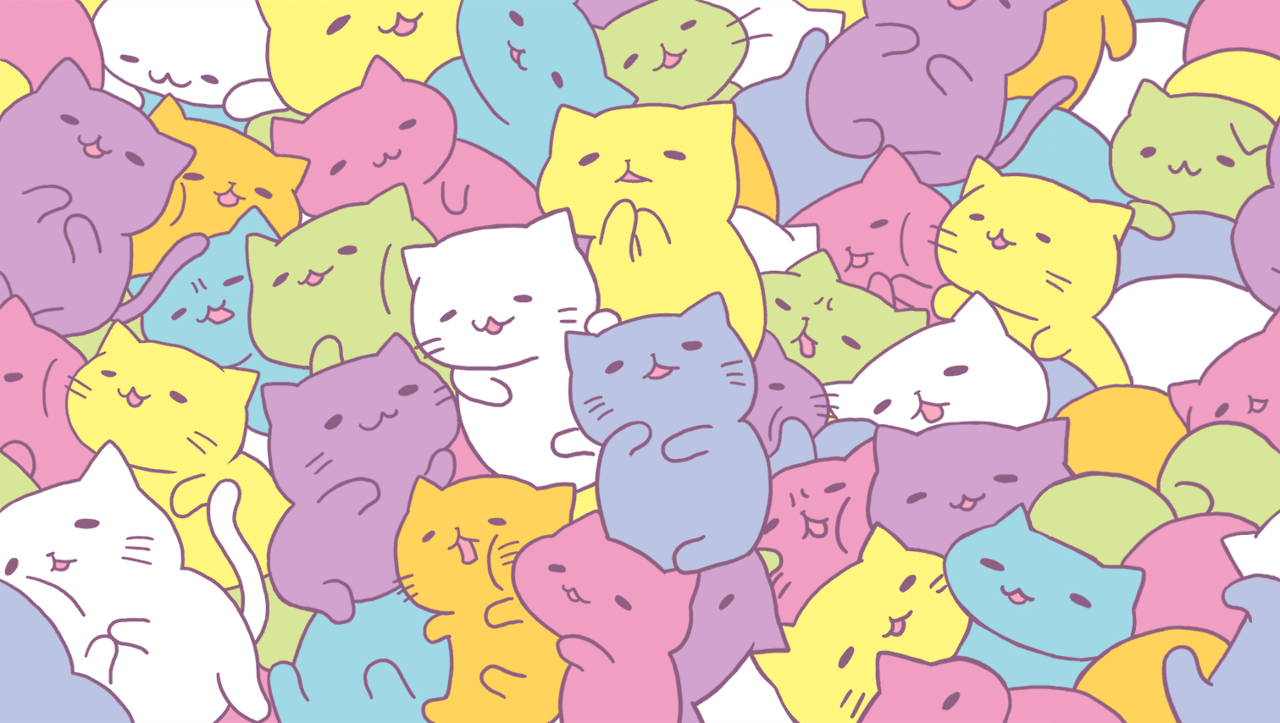
#> input picture basico/imagem.jpg, 1280 x 723 px
$ python separar_cores.py
#> lines starting #> are read from the running program, lines starting #| are printed output that depends on the picture
import cv2
#Imprime de só uma cor (nos locais de sua influência), no caso, o vermelho:
imagem = cv2.imread("imagem.jpg")
#> imagem is the input picture: shape (723, 1280, 3); mean B, G, R 184.9, 198.4, 218.6
for i in range(0, imagem.shape[0]):
    for j in range(0, imagem.shape[1]):
        imagem[i][j][0] = 0
        imagem[i][j][1] = 0
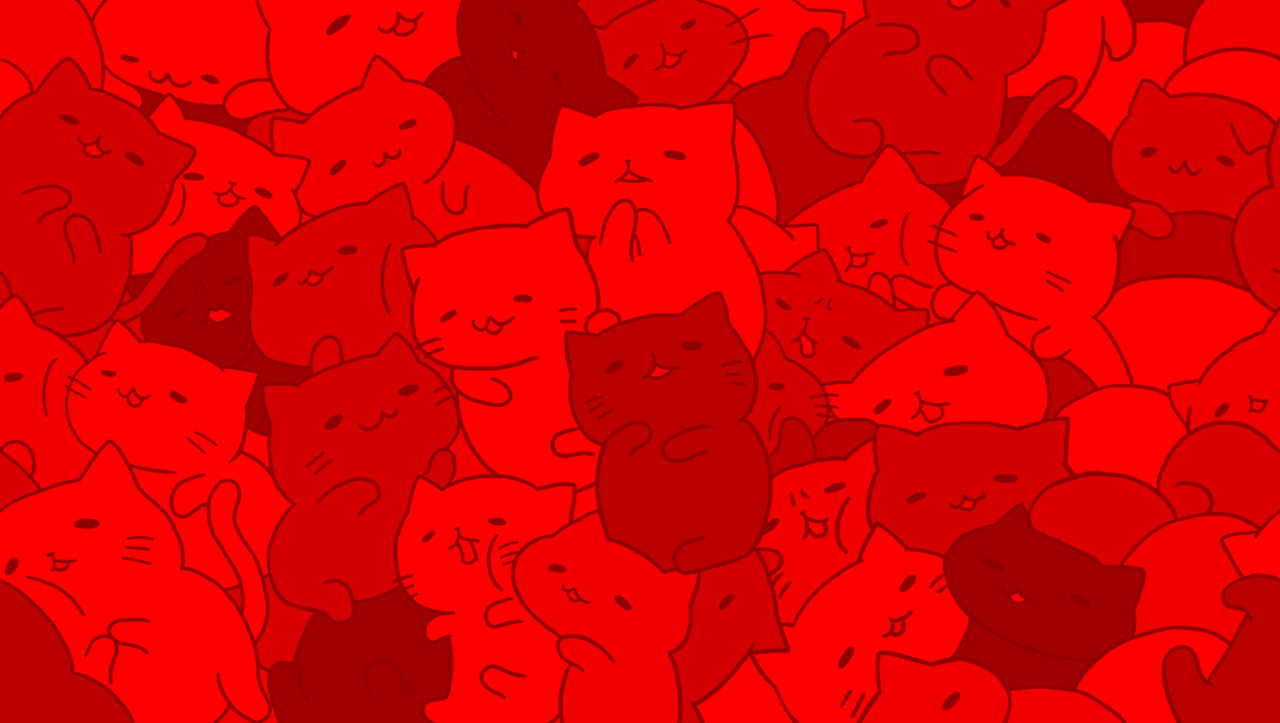
#> imagem: shape (723, 1280, 3); mean B, G, R 0, 0, 218.6
cv2.imshow("Imagem", imagem)
cv2.waitKey(0)

#Pode fazer com todos, o B, G e R
imagem = cv2.imread("imagem.jpg")
(B, G, R) = cv2.split(imagem)#Separa a imagem em suas cores ->matriz tridimensional vira uma matriz única sem misturar suas cores
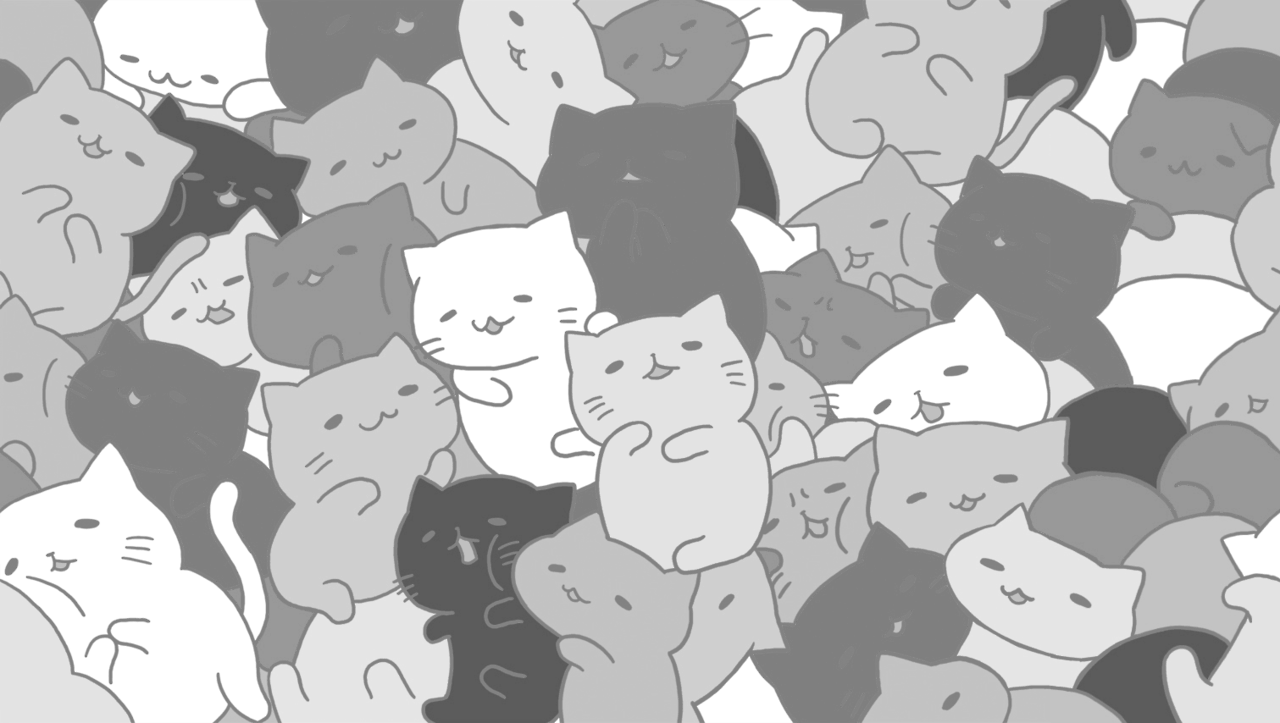
#> B: shape (723, 1280); min 90, max 255, mean 184.9
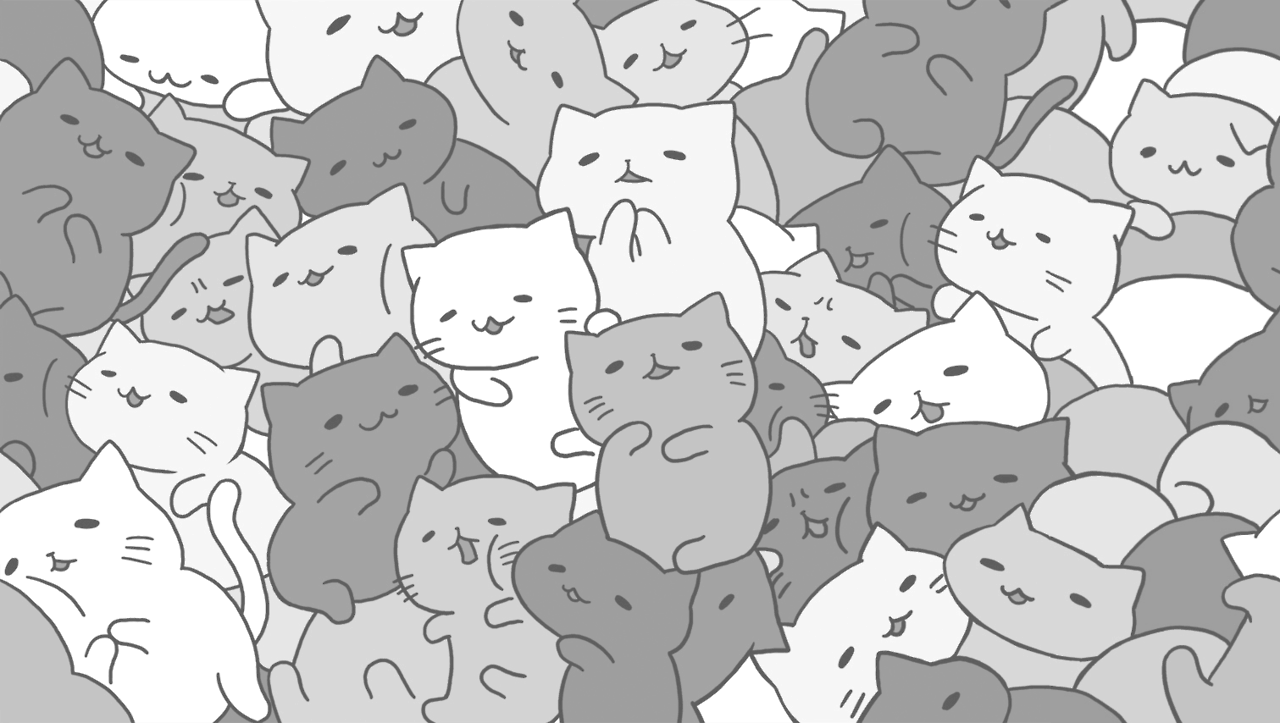
#> G: shape (723, 1280); min 78, max 255, mean 198.4
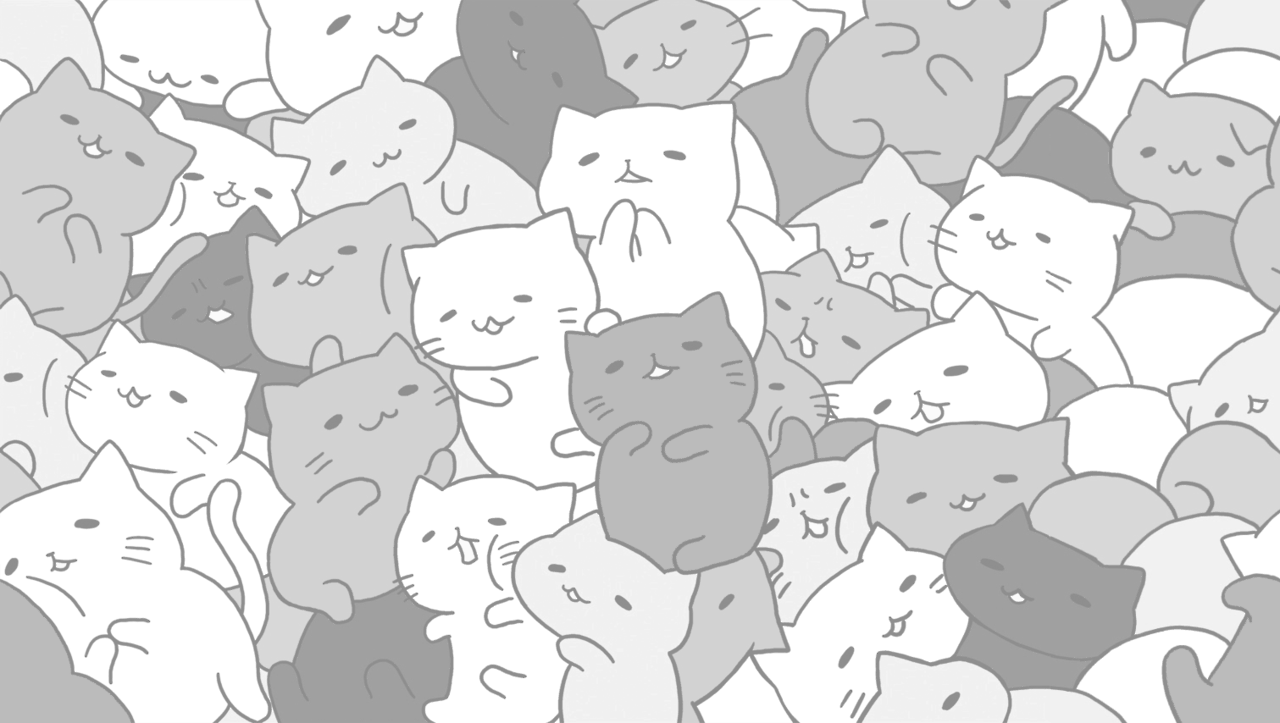
#> R: shape (723, 1280); min 131, max 255, mean 218.6
cv2.imshow("Imagens", B)
cv2.waitKey(0)
cv2.imshow("Imagens", G)
cv2.waitKey(0)
cv2.imshow("Imagens", R)
cv2.waitKey(0)
#Não sai imagem  colorida -> mais azul = branco, menos azul = preto
